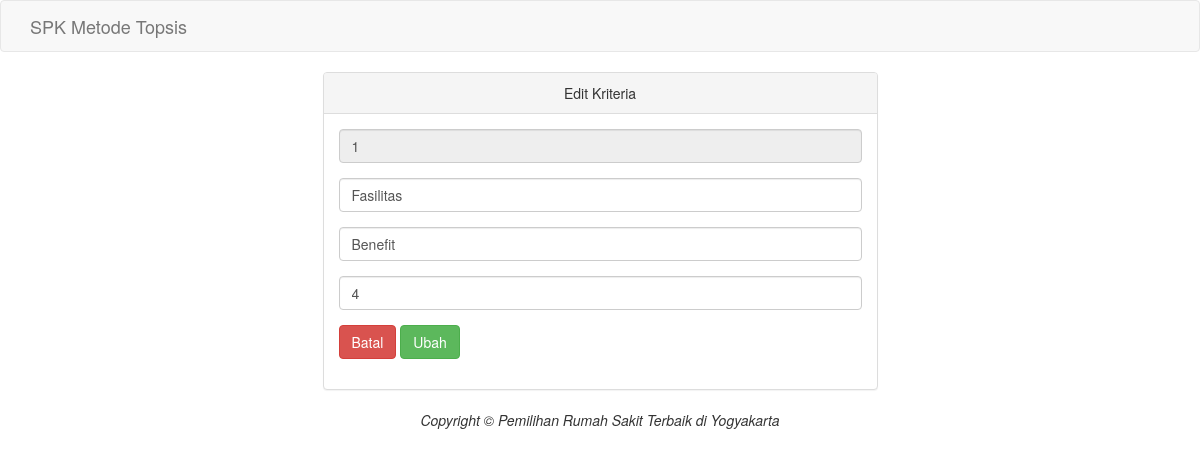
The page /editkriteria.php?id_kriteria=1 on the database its author committed.
### tables this page shows
CREATE TABLE `tab_kriteria` (
  `id_kriteria` varchar(10) NOT NULL,
  `nama_kriteria` varchar(50) NOT NULL,
  `Atribut` varchar(10) NOT NULL,
  `bobot` float NOT NULL
);

### editkriteria.php (the view, shortened to what this page needs)
<?php
include ("koneksi.php");
$id_krit  = $_GET['id_kriteria'];
$kriteria = $koneksi->query("SELECT * FROM tab_kriteria WHERE id_kriteria = '$id_krit' ");
while ($row = $kriteria->fetch_row())
  {
    $nama  = $row[1];
	$atribut = $row[2];
    $bobot = $row[3];
  }
 ?>
<!DOCTYPE html>
<html>
  <head>
    <link href="tampilan/css/bootstrap.min.css" rel="stylesheet">
  </head>
  <body>
    <nav class="navbar navbar-default navbar-custom">
      <div class="container">
        <div class="navbar-header">
          <a class="navbar-brand" href="index.php">SPK Metode Topsis</a>
        </div>
        <div class="collapse navbar-collapse">
        </div>
      </div>
    </nav>
    <div class="container">
      <div class="row">
        <div class="col-lg-6 col-lg-offset-3">
          <div class="panel panel-default">
            <div class="panel-heading text-center">
              Edit Kriteria
            </div>
            <div class="panel-body">
              <div class="row">
                <div class="col-lg-12">
                  <form class="form" action="editk.php" method="post">
                    <div class="form-group">
                      <input class="form-control" type="text" name="id_krit" value= <?php echo $_GET['id_kriteria']; ?> readonly>
                    </div>
                    <div class="form-group">
                      <input class="form-control" type="text" name="kriteria" value= <?php echo $nama; ?> >
                    </div>
					<div class="form-group">
                      <input class="form-control" type="text" name="atribut" value= <?php echo $atribut; ?> >
                    </div>
                    <div class="form-group">
                      <input class="form-control" type="text" name="bobot" value= <?php echo $bobot; ?> >
                    </div>
                    <div class="form-group">
                      <a href="kriteria.php"><button type="button" class="btn btn-danger">Batal</button></a>
                      <button type="submit" class="btn btn-success">Ubah</button>
                    </div>
                  </form>
                </div>
              </div>
            </div>
          </div>
        </div>
      </div>
    </div>
    <footer class="text-center">
      <div class="footer-below">
        <div class="container">
          <div class="row">
            <div class="col-lg-12">
              <em>Copyright &copy; Pemilihan Rumah Sakit Terbaik di Yogyakarta<em>
            </div>
          </div>
        </div>
      </div>
    </footer>
  </body>
</html>

### rows shown on the page
tab_kriteria: kriteria "Fasilitas", atribut "Benefit", bobot "4"
